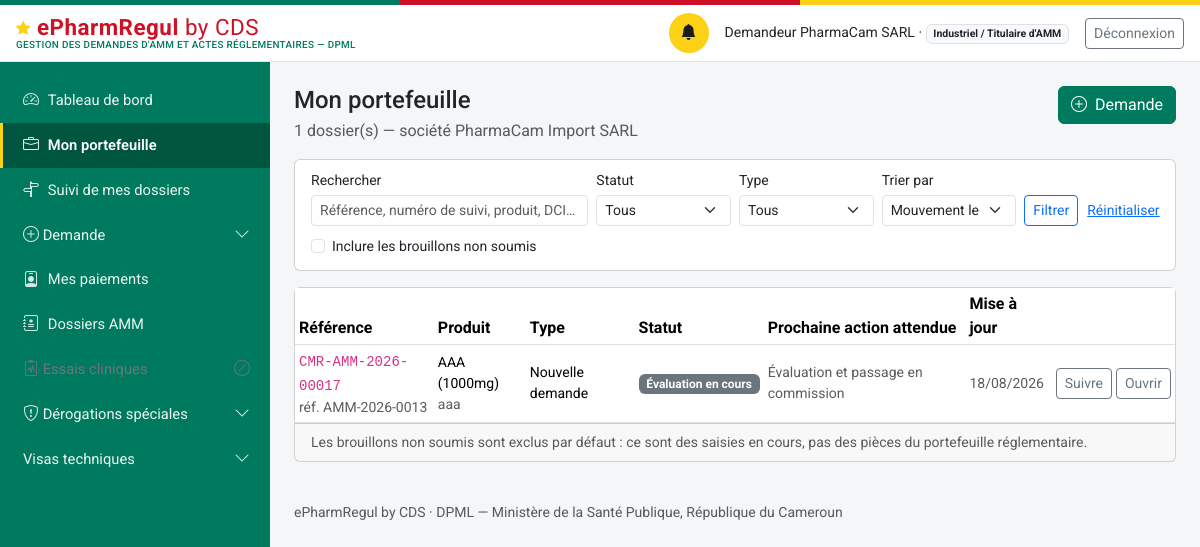
The app's page /industriel/portefeuille (signed in), older data.
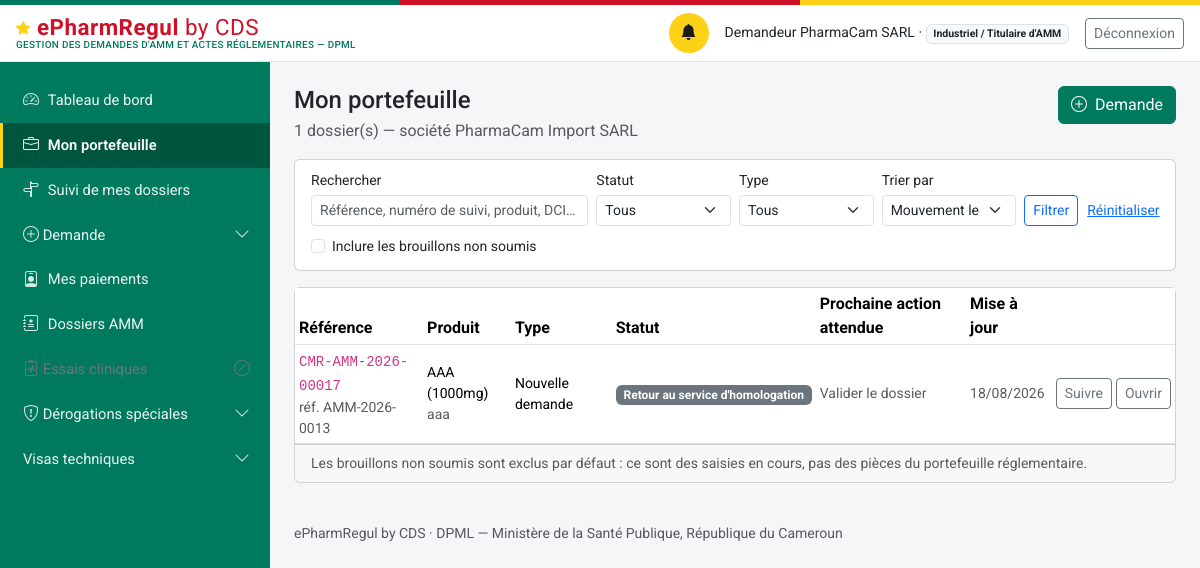
The same page, newer data.
### models.py (models this page shows, shortened)
class DossierAMM(db.Model):
    id = db.Column(db.Integer, primary_key=True)
    numero = db.Column(db.String(30), unique=True, nullable=True)  # AMM-{annee}-{seq4}, attribué au dépôt
    produit_id = db.Column(db.Integer, db.ForeignKey("produit.id"), nullable=False)
    type_procedure = db.Column(db.String(20), nullable=False, default="nouvelle_demande")
    demandeur_id = db.Column(db.Integer, db.ForeignKey("personne.id"), nullable=False)
    statut = db.Column(db.String(30), nullable=False, default="brouillon")
    date_depot = db.Column(db.DateTime, nullable=True)
    date_decision = db.Column(db.DateTime, nullable=True)
    module_ctd_1_json = db.Column(db.Text, default="{}")
    module_ctd_2_json = db.Column(db.Text, default="{}")
    module_ctd_3_json = db.Column(db.Text, default="{}")
    module_ctd_4_json = db.Column(db.Text, default="{}")
    module_ctd_5_json = db.Column(db.Text, default="{}")
    motif_decision = db.Column(db.Text, nullable=True)
    date_validite_amm = db.Column(db.Date, nullable=True)
    numero_certificat = db.Column(db.String(30), nullable=True)
    numero_amm = db.Column(db.String(30), nullable=True)
    date_limite_reponse_complement = db.Column(db.DateTime, nullable=True)
    date_limite_retrait_document = db.Column(db.Date, nullable=True)  # décision favorable uniquement
    checklist_recevabilite = db.Column(db.JSON, default=dict)
    numero_suivi = db.Column(db.String(40), unique=True)
    nature_acte = db.Column(db.String(20), nullable=True)
    type_produit = db.Column(db.String(40), nullable=True)
    type_dossier = db.Column(db.String(10), nullable=True)
    voie_homologation = db.Column(db.String(30), default="nationale")
    autorite_reference = db.Column(db.String(30), nullable=True)
    programme_oms = db.Column(db.String(30), nullable=True)
    reference_etrangere = db.Column(db.String(120), nullable=True)
    date_reference = db.Column(db.Date, nullable=True)
    clock_debut = db.Column(db.DateTime)
    clock_suspendu_depuis = db.Column(db.DateTime)
    clock_total_suspendu_jours = db.Column(db.Integer, default=0)
    representant_local_nom = db.Column(db.String(200), nullable=True)
    representant_local_contact = db.Column(db.String(200), nullable=True)
    date_creation = db.Column(db.DateTime, default=datetime.utcnow)
    date_maj = db.Column(db.DateTime, default=datetime.utcnow, onupdate=datetime.utcnow)
    demandeur = db.relationship("Personne", foreign_keys=[demandeur_id])
    avis = db.relationship("AvisEvaluationMA", backref="dossier", lazy="dynamic",
                            order_by="AvisEvaluationMA.date_creation",
                            cascade="all, delete-orphan")
    module_ctd_1 = property(lambda self: self._ctd_get(1), lambda self, v: self._ctd_set(1, v))
    module_ctd_2 = property(lambda self: self._ctd_get(2), lambda self, v: self._ctd_set(2, v))
    module_ctd_3 = property(lambda self: self._ctd_get(3), lambda self, v: self._ctd_set(3, v))
    module_ctd_4 = property(lambda self: self._ctd_get(4), lambda self, v: self._ctd_set(4, v))
    module_ctd_5 = property(lambda self: self._ctd_get(5), lambda self, v: self._ctd_set(5, v))

class Produit(db.Model):
    id = db.Column(db.Integer, primary_key=True)
    denomination_commune_internationale = db.Column(db.String(300), nullable=False, default="")
    nom_commercial = db.Column(db.String(300), nullable=False, default="")
    forme_pharmaceutique = db.Column(db.String(150), nullable=False, default="")
    dosage = db.Column(db.String(150))
    categorie = db.Column(db.String(30), nullable=False, default="medicament")
    nature = db.Column(db.String(30), nullable=True)
    fabricant_id = db.Column(db.Integer, db.ForeignKey("etablissement.id"), nullable=True)
    titulaire_amm_id = db.Column(db.Integer, db.ForeignKey("etablissement.id"), nullable=True)
    pays_origine = db.Column(db.String(150))
    statut_amm_courant = db.Column(db.String(20), nullable=False, default="aucune")
    date_creation = db.Column(db.DateTime, default=datetime.utcnow)
    est_mitm = db.Column(db.Boolean, nullable=False, default=False)
    disponibilite_declaree = db.Column(db.String(20), nullable=True)  # disponible | rupture
    composition_integrale = db.Column(db.Text, nullable=True)
    classe_therapeutique = db.Column(db.String(300), nullable=True)
    indications_therapeutiques = db.Column(db.Text, nullable=True)
    voie_administration = db.Column(db.String(150), nullable=True)
    duree_stabilite = db.Column(db.String(100), nullable=True)
    prix_grossiste_ht = db.Column(db.Integer, nullable=True)  # XAF, hors taxe
    dosage_valeur = db.Column(db.String(40), nullable=True)
    dosage_unite = db.Column(db.String(20), nullable=True)
    code_atc = db.Column(db.String(10), nullable=True)
    conditionnement = db.Column(db.String(120), nullable=True)
    quantite_conditionnement = db.Column(db.String(80), nullable=True)
    pharmacien_telephone = db.Column(db.String(40), nullable=True)
    pharmacien_email = db.Column(db.String(150), nullable=True)
    categorie_mta = db.Column(db.String(120), nullable=True)
    mecanisme_action = db.Column(db.Text, nullable=True)
    excipients = db.Column(db.Text, nullable=True)
    adresse_fabricant = db.Column(db.Text, nullable=True)
    adresse_site_fabrication = db.Column(db.Text, nullable=True)
    adresse_controle_qualite = db.Column(db.Text, nullable=True)
    adresse_demandeur = db.Column(db.Text, nullable=True)
    exploitant = db.Column(db.Text, nullable=True)
    representant_cameroun = db.Column(db.Text, nullable=True)
    prix_public_cameroun = db.Column(db.Integer, nullable=True)  # FCFA
    fabricant = db.relationship("Etablissement", foreign_keys=[fabricant_id])
    titulaire_amm = db.relationship("Etablissement", foreign_keys=[titulaire_amm_id])
    dossiers = db.relationship("DossierAMM", backref="produit", lazy="dynamic",
                                foreign_keys="DossierAMM.produit_id")
    @property
    def libelle(self):
        base = self.nom_commercial or self.denomination_commune_internationale or f"Produit #{self.id}"
        if self.dosage:
            return f"{base} ({self.dosage})"
        return base

### routes_industriel.py (the view, shortened to what this page needs)
@bp.route("/portefeuille")
@login_required
def portefeuille():
    import matrice_acces
    import tableau_de_bord as tdb
    u = current_user()
    if u is None or not u.est_externe:
        abort(403)
    if not matrice_acces.acte_concerne(u, "homologation"):
        return _portefeuille_agrements(u)
    statut = request.args.get("statut", "").strip()
    type_proc = request.args.get("type", "").strip()
    recherche = request.args.get("q", "").strip()
    tri = request.args.get("tri", "recent")
    if tri not in TRIS:
        tri = "recent"
    avec_brouillons = request.args.get("brouillons") == "1"
    q = esp.dossiers_de_la_societe(u)
    if statut:
        q = q.filter(DossierAMM.statut == statut)
    elif not avec_brouillons:
        q = q.filter(DossierAMM.statut != "brouillon")
    if type_proc:
        q = q.filter(DossierAMM.type_procedure == type_proc)
    dossiers = q.order_by(TRIS[tri][1]).all()
    return render_template(
        "industriel/portefeuille.html", u=u, dossiers=dossiers,
        statut=statut, type_proc=type_proc, recherche=recherche, tri=tri,
        avec_brouillons=avec_brouillons, TRIS=TRIS,
        prochaine_action=tdb.prochaine_action,
        STATUTS=wf.STATUTS, TYPES=wf.TYPES_PROCEDURE)

### auth.py (called while the page is built)
def current_user():
    uid = session.get("user_id")
    if not uid:
        return None
    return db.session.get(Personne, uid)

def login_required(view):
    @wraps(view)
    def wrapped(*a, **kw):
        if not current_user():
            return redirect(url_for("login", next=request.path))
        return view(*a, **kw)
    return wrapped

### espace_industriel.py (called while the page is built)
def personnes_de_la_societe(user):
    if user is None:
        return []
    if not user.etablissement_rattachement_id:
        return [user.id]
    return [p.id for p in Personne.query.filter_by(
        etablissement_rattachement_id=user.etablissement_rattachement_id).all()]

def dossiers_de_la_societe(user):
    return DossierAMM.query.filter(
        DossierAMM.demandeur_id.in_(personnes_de_la_societe(user)))

### machine_etats.py (called while the page is built)
def statut_canonique(dossier_ou_code):
    code = getattr(dossier_ou_code, "statut", dossier_ou_code) or "brouillon"
    return ALIAS.get(code, code)

def est_terminal(dossier_ou_code):
    return STATUTS.get(statut_canonique(dossier_ou_code),
                       (None, None, False))[2]

def attend_le_deposant(dossier):
    return any(r in DEPOSANT for r in acteurs_attendus(dossier))

### permissions.py (called while the page is built)
def est_externe(role):
    return role in ROLES_EXTERNES

### templates/industriel/portefeuille.html (shortened to what the changed rows need)
{% extends "base.html" %}
{% block content %}
<div class="d-flex justify-content-between align-items-start flex-wrap gap-2 mb-3">
  <div>
    <h1 class="h4 mb-1">Mon portefeuille</h1>
  </div>
</div>
<div class="card">
  {% if dossiers %}
  <div class="table-responsive">
    <table class="table table-sm mb-0 align-middle">
      <thead><tr>
        <th>Référence</th><th>Produit</th><th>Type</th><th>Statut</th>
        <th>Prochaine action attendue</th><th>Mise à jour</th><th></th>
      </tr></thead>
      <tbody>
      {% for d in dossiers %}
      {% set acteur, action = prochaine_action(d) %}
        <tr>
          <td>
            <code>{{ d.numero_suivi or d.numero or '—' }}</code>
            {% if d.numero_suivi and d.numero %}
            <div class="small text-muted">réf. {{ d.numero }}</div>
            {% endif %}
          </td>
          <td class="small">
            {{ d.produit.libelle if d.produit else '—' }}
            {% if d.produit and d.produit.denomination_commune_internationale %}
            <div class="text-muted">
              {{ d.produit.denomination_commune_internationale }}</div>
            {% endif %}
          </td>
          <td class="small">{{ TYPES.get(d.type_procedure, d.type_procedure) }}</td>
          <td>
            {% if d.statut == 'approuve' %}
            <span class="badge bg-success">{{ STATUTS[d.statut] }}</span>
            {% elif d.statut in ('rejete', 'irrecevable') %}
            <span class="badge bg-danger">{{ STATUTS[d.statut] }}</span>
            {% elif d.statut == 'complement_requis' %}
            <span class="badge bg-warning text-dark">{{ STATUTS[d.statut] }}</span>
            {% elif d.statut == 'cloture_delai_depasse' %}
            <span class="badge bg-dark">{{ STATUTS[d.statut] }}</span>
            {% elif d.statut == 'brouillon' %}
            <span class="badge bg-light text-dark border">{{ STATUTS[d.statut] }}</span>
            {% else %}
            <span class="badge bg-secondary">{{ STATUTS.get(d.statut, d.statut) }}</span>
            {% endif %}
          </td>
          <td class="small">
            {% if acteur == 'vous' %}
            <span class="text-warning-emphasis fw-semibold">
              <i class="bi bi-hand-index me-1"></i>{{ action }}</span>
            {% elif acteur %}
            <span class="text-muted">{{ action }}</span>
            {% else %}
            <span class="text-secondary">{{ action }}</span>
            {% endif %}
          </td>
          <td class="small text-muted text-nowrap">
            {{ d.date_maj.strftime('%d/%m/%Y') if d.date_maj else '—' }}</td>
          <td class="text-end text-nowrap">
            <a class="btn btn-sm btn-outline-secondary"
               href="{{ url_for('industriel.suivi_dossier', dossier_id=d.id) }}">
              Suivre</a>
            <a class="btn btn-sm btn-outline-secondary"
               href="{{ url_for('dossier.parcours', dossier_id=d.id) }}">
              Ouvrir</a>
          </td>
        </tr>
      {% endfor %}
      </tbody>
    </table>
  </div>
  {% endif %}
</div>
{% endblock %}

Row changes from the older to the newer data that the page shows:
changed DossierAMM "Nouvelle demande": get "Évaluation en cours" → "Retour au service d'homologation"; action "Évaluation et passage en commission" → "Valider le dossier"
